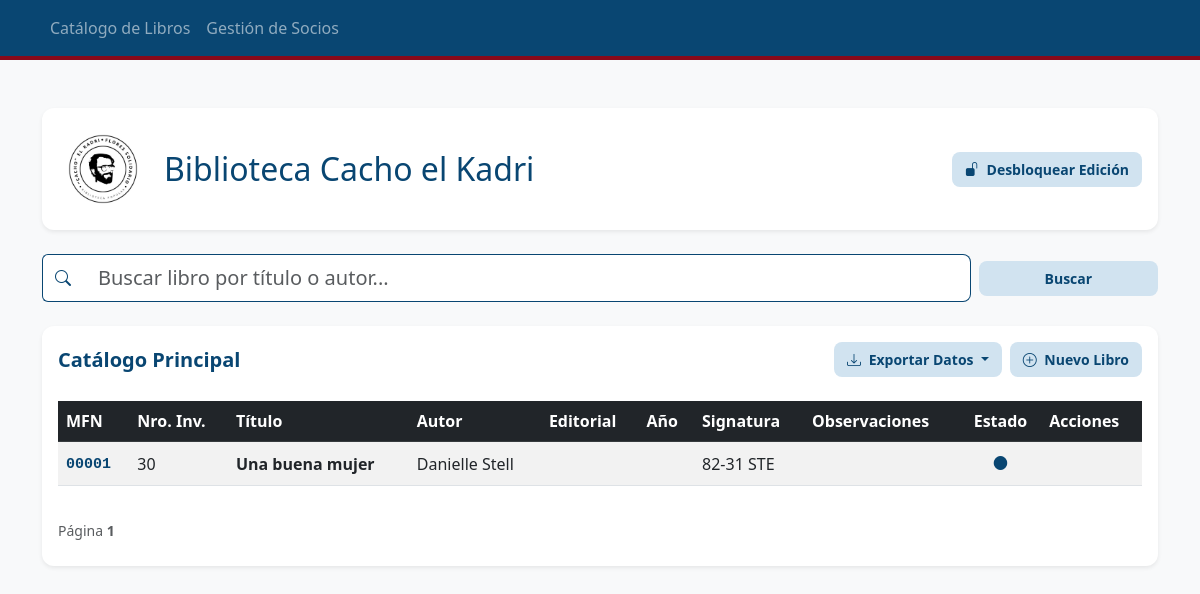
The page / on the database its author committed.
### tables this page shows
CREATE TABLE Obras (
            mfn INTEGER PRIMARY KEY AUTOINCREMENT,
            titulo TEXT NOT NULL,
            autor TEXT NOT NULL,
            editorial TEXT,
            anio TEXT
        );

CREATE TABLE Ejemplares (
            nro_inventario INTEGER PRIMARY KEY,
            mfn_vinculado INTEGER,
            signatura_topografica TEXT,
            observaciones TEXT,
            FOREIGN KEY (mfn_vinculado) REFERENCES Obras (mfn)
        );

### app.py (the view)
@app.route('/')
def inicio():
    pagina = request.args.get('pagina', 1, type=int)
    libros_por_pagina = 10
    offset = (pagina - 1) * libros_por_pagina
    busqueda = request.args.get('q')
    conexion = sqlite3.connect("biblioteca.db")
    cursor = conexion.cursor()
    consulta_base = '''
        SELECT e.nro_inventario, o.titulo, o.autor, o.editorial, o.anio, e.signatura_topografica, e.observaciones, o.mfn,
               (SELECT id_prestamo FROM Prestamos p WHERE p.nro_inventario = e.nro_inventario AND p.fecha_devolucion IS NULL LIMIT 1) as estado_prestamo
        FROM Ejemplares e
        JOIN Obras o ON e.mfn_vinculado = o.mfn
    '''
    if busqueda:
        termino = f"%{busqueda}%"
        cursor.execute(consulta_base + " WHERE o.titulo LIKE ? OR o.autor LIKE ?", (termino, termino))
    else:
        cursor.execute(consulta_base + " LIMIT ? OFFSET ?", (libros_por_pagina, offset))
    lista_libros = cursor.fetchall()
    cursor.execute("SELECT COUNT(*) FROM Ejemplares")
    total_libros = cursor.fetchone()[0]
    tiene_siguiente = total_libros > (pagina * libros_por_pagina)
    conexion.close()
    return render_template('index.html',
                           libros=lista_libros,
                           busqueda=busqueda,
                           pagina=pagina,
                           tiene_siguiente=tiene_siguiente)

### templates/index.html (shortened to what this page needs)
{% extends 'layout.html' %}
{% block content %}
<form action="/" method="GET" class="mb-4">
    <div class="row g-2 align-items-center">
        <div class="col-12 {% if busqueda %}col-md-7 col-lg-8{% else %}col-md-9 col-lg-10{% endif %}">
            <div class="input-group">
                <span class="input-group-text bg-white" style="border: 1px solid #094672; border-right: none;">
                    <i class="bi bi-search" style="color: #094672;"></i>
                </span>
                <input type="text" name="q" class="form-control form-control-lg" placeholder="Buscar libro por título o autor..." value="{{ busqueda if busqueda else '' }}" style="border: 1px solid #094672; border-left: none; border-radius: 0 8px 8px 0;">
            </div>
        </div>
        <div class="col-12 {% if busqueda %}col-md-5 col-lg-4 d-flex gap-2{% else %}col-md-3 col-lg-2 d-grid{% endif %}">
            <button type="submit" class="btn btn-info btn-lg {% if busqueda %}flex-grow-1{% endif %}" style="font-weight: bold; border-radius: 8px;">
                Buscar
            </button>
        </div>
    </div>
</form>
<div class="card shadow-sm border-0" style="border-radius: 12px;">
    <div class="card-body">
        <div class="d-flex flex-column flex-sm-row justify-content-between align-items-sm-center mb-4 gap-2">
            <h5 class="card-title mb-0">Catálogo Principal</h5>
            <div class="d-flex flex-column flex-md-row gap-2">
                <div class="dropdown">
                    <button class="btn btn-info dropdown-toggle w-100" type="button" data-bs-toggle="dropdown" aria-expanded="false" style="font-weight: bold; border-radius: 8px;">
                        <i class="bi bi-download me-1"></i> Exportar Datos
                    </button>
                </div>
                <a href="/nuevo" class="btn btn-success d-flex align-items-center justify-content-center">
                    <i class="bi bi-plus-circle me-1"></i> Nuevo Libro
                </a>
            </div>
        </div>
        <div class="table-responsive">
            <table class="table table-striped table-hover">
                <thead class="table-dark" style="background-color: #094672 !important;">
                    <tr>
                        <th>MFN</th>
                        <th>Nro. Inv.</th>
                        <th>Título</th>
                        <th>Autor</th>
                        <th>Editorial</th>
                        <th>Año</th>
                        <th>Signatura</th>
                        <th>Observaciones</th>
                        <th class="text-center">Estado</th>
                        <th>Acciones</th>
                    </tr>
                </thead>
                <tbody>
                    {% for libro in libros %}
                    <tr>
                        <td><span style="color: #094672; font-weight: bold; font-family: monospace; font-size: 15px;">{{ "%05d" | format(libro[7]) }}</span></td>
                        <td>{{ libro[0] }}</td>
                        <td class="fw-bold">{{ libro[1] }}</td>
                        <td>{{ libro[2] }}</td>
                        <td>{{ libro[3] }}</td>
                        <td>{{ libro[4] }}</td>
                        <td>{{ libro[5] }}</td>
                        <td>{{ libro[6] }}</td>
                        <td class="text-center" style="vertical-align: middle;">
                            {% if libro[8] %}
                                <span title="Prestado" style="color: #88091a; font-size: 18px; cursor: help;">●</span>
                            {% else %}
                                <span title="Disponible" style="color: #094672; font-size: 18px; cursor: help;">●</span>
                            {% endif %}
                        </td>
                        <td>
                        </td>
                    </tr>
                    {% endfor %}
                </tbody>
            </table>
        </div>
        {% if not busqueda %}
        <div class="d-flex justify-content-between align-items-center mt-3 mb-2">
            <div>
                <span class="text-muted small">Página <strong>{{ pagina }}</strong></span>
            </div>
        </div>
        {% endif %}
    </div>
</div>
{% endblock %}

### templates/layout.html (style rules this page uses)
body { background-color: #f4f7f9 !important; }
h1, h2, h5, .card-title { color: #094672 !important; font-weight: 700; }
.btn-primary, .btn-danger, .btn-success, .btn-info, .btn-warning, .btn-style-mfn, .btn-outline-secondary, .btn-outline-warning { border-radius: 8px !important; font-weight: bold !important; font-size: 14px !important; text-decoration: none !important; display: inline-block !important; padding: 6px 12px !important; vertical-align: middle !important; margin: 0 !important; border: 1px solid transparent !important; transition: all 0.2s; }
.btn-success, .btn-info, .btn-warning, .btn-style-mfn, .btn-outline-warning { background-color: #d1e3f0 !important; color: #094672 !important; }
table td { vertical-align: middle !important; }

### rows shown on the page
Ejemplares: nro_inventario "30", titulo "Una buena mujer", autor "Danielle Stell", signatura_topografica "82-31 STE"
Obras: mfn "00001"

### other values the page prints
{{ pagina }} "1"
